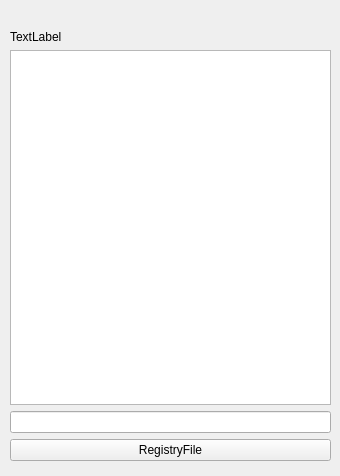
<?xml version="1.0" encoding="UTF-8"?>
<ui version="4.0">
 <class>Registry</class>
 <widget class="QWidget" name="Registry">
  <property name="geometry">
   <rect>
    <x>0</x>
    <y>0</y>
    <width>340</width>
    <height>476</height>
   </rect>
  </property>
  <property name="windowTitle">
   <string>Form</string>
  </property>
  <widget class="QWidget" name="gridLayoutWidget">
   <property name="geometry">
    <rect>
     <x>10</x>
     <y>30</y>
     <width>321</width>
     <height>431</height>
    </rect>
   </property>
   <layout class="QGridLayout" name="gridLayout">
    <item row="4" column="1" colspan="2">
     <widget class="QPushButton" name="registryButton">
      <property name="text">
       <string>RegistryFile</string>
      </property>
     </widget>
    </item>
    <item row="3" column="1" colspan="2">
     <widget class="QLineEdit" name="pathLineEditRej"/>
    </item>
    <item row="1" column="1" colspan="2">
     <layout class="QGridLayout" name="gridLayout_2">
      <item row="3" column="1">
       <layout class="QGridLayout" name="gridLayout_13">
        <item row="0" column="0">
         <widget class="QLabel" name="messageLabel">
          <property name="text">
           <string>TextLabel</string>
          </property>
          <property name="wordWrap">
           <bool>true</bool>
          </property>
         </widget>
        </item>
       </layout>
      </item>
      <item row="5" column="1">
       <layout class="QGridLayout" name="gridLayout_10">
        <item row="0" column="0">
         <widget class="QListWidget" name="FileShowRegistry">
          <property name="enabled">
           <bool>true</bool>
          </property>
         </widget>
        </item>
       </layout>
      </item>
     </layout>
    </item>
   </layout>
  </widget>
 </widget>
 <resources/>
 <connections/>
</ui>
